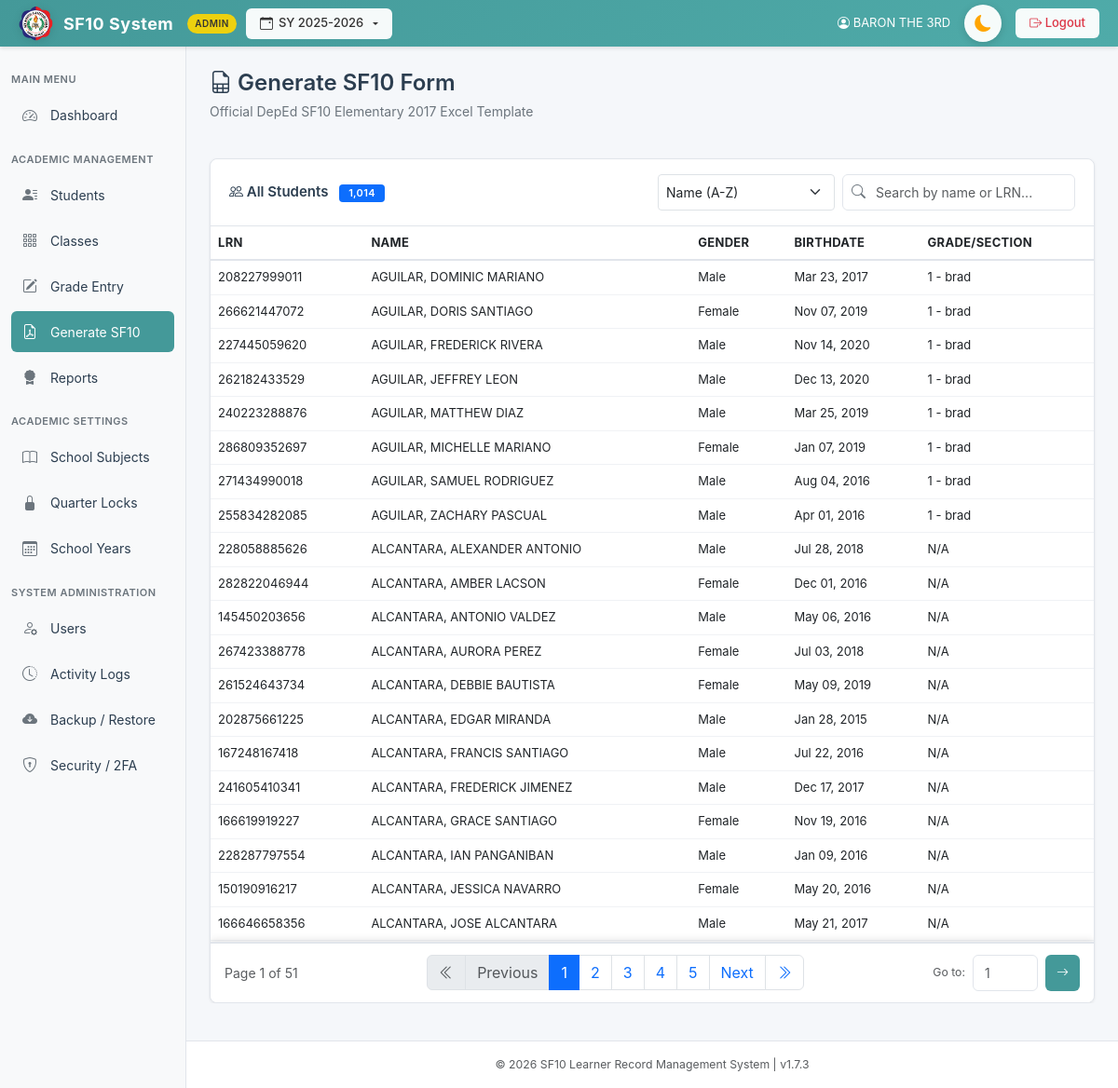
The page /pages/sf10_form.php (signed in) on the database as committed earlier.
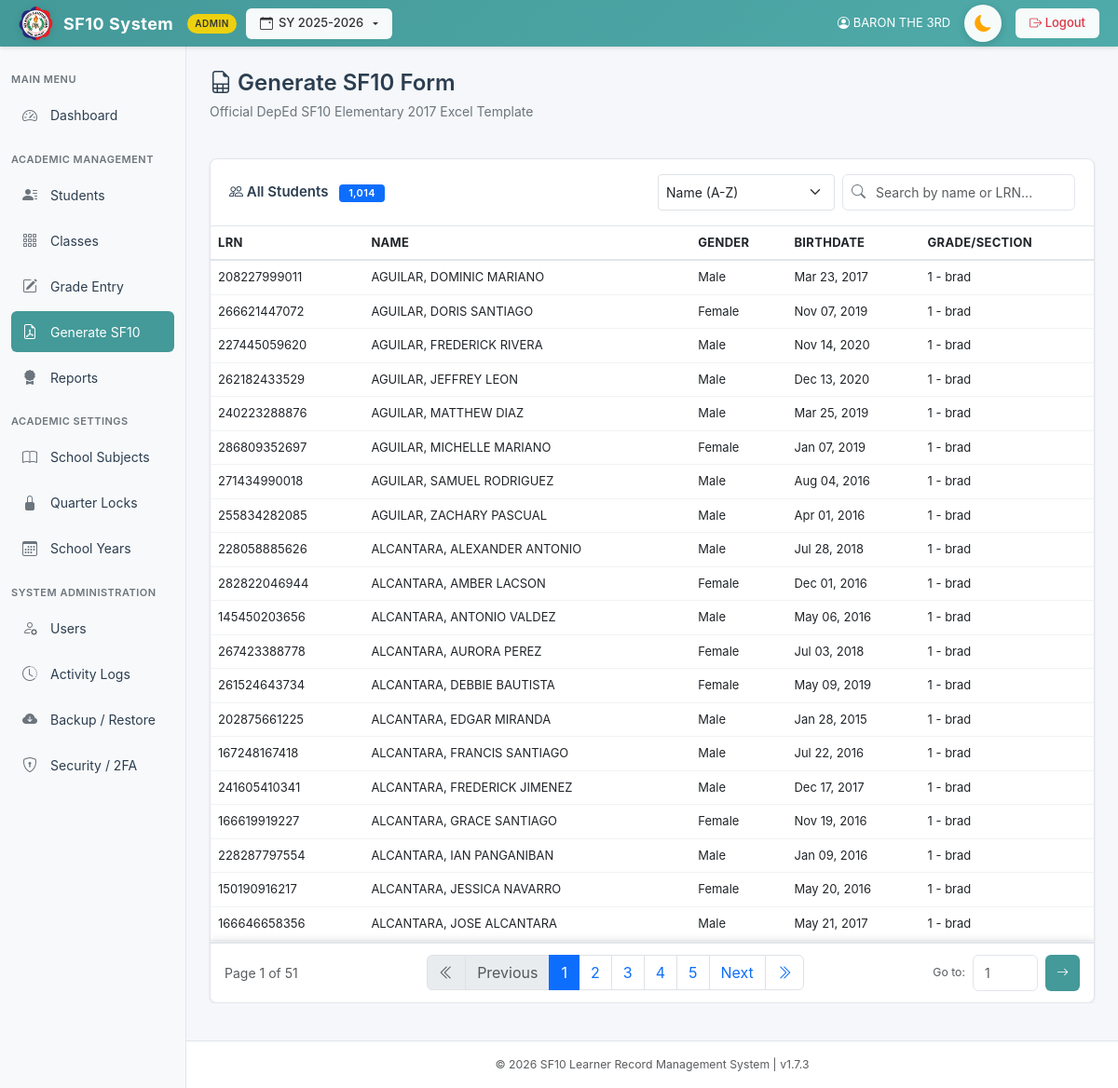
The same page on the database as committed later.
### tables this page shows
CREATE TABLE `schools_attended` (
  `id` int(11) NOT NULL AUTO_INCREMENT,
  `student_id` int(11) DEFAULT NULL,
  `school_name` varchar(100) DEFAULT NULL,
  `school_id` varchar(50) DEFAULT NULL,
  `district` varchar(100) DEFAULT NULL,
  `division` varchar(100) DEFAULT NULL,
  `region` varchar(50) DEFAULT NULL,
  `grade_level` int(11) DEFAULT NULL,
  `section` varchar(50) DEFAULT NULL,
  `school_year` varchar(15) DEFAULT NULL,
  `adviser_name` varchar(100) DEFAULT NULL,
  `created_at` timestamp NOT NULL DEFAULT current_timestamp(),
  `is_transfer` tinyint(1) DEFAULT 0 COMMENT '1=Transfer student, 0=Regular student',
  `display_order` int(11) DEFAULT 0,
  `active` tinyint(1) NOT NULL DEFAULT 1,
  `transfer_quarter` tinyint(1) DEFAULT NULL COMMENT '1=Q1, 2=Q2, 3=Q3, 4=Q4',
  PRIMARY KEY (`id`),
  KEY `student_id` (`student_id`),
  CONSTRAINT `schools_attended_ibfk_1` FOREIGN KEY (`student_id`) REFERENCES `students` (`id`) ON DELETE CASCADE
);

CREATE TABLE `students` (
  `id` int(11) NOT NULL AUTO_INCREMENT,
  `lrn` varchar(20) NOT NULL,
  `last_name` varchar(50) DEFAULT NULL,
  `first_name` varchar(50) DEFAULT NULL,
  `middle_name` varchar(50) DEFAULT NULL,
  `suffix` varchar(10) DEFAULT NULL,
  `gender` enum('Male','Female') DEFAULT NULL,
  `birthdate` date DEFAULT NULL,
  `credential_presented` enum('Kinder Progress Report','ECCD Checklist','Kindergarten Certificate of Completion','PEPT','Others') DEFAULT NULL,
  `credential_other_details` text DEFAULT NULL,
  `pept_rating` varchar(20) DEFAULT NULL,
  `pept_exam_date` date DEFAULT NULL,
  `pept_testing_center` text DEFAULT NULL,
  `created_at` timestamp NOT NULL DEFAULT current_timestamp(),
  `eligibility_school_name` varchar(100) DEFAULT NULL,
  `eligibility_school_id` varchar(50) DEFAULT NULL,
  `eligibility_school_address` varchar(255) DEFAULT NULL,
  `eligibility_remark` varchar(255) DEFAULT NULL,
  `grade_level` varchar(50) DEFAULT NULL,
  `section` varchar(50) DEFAULT NULL,
  PRIMARY KEY (`id`),
  UNIQUE KEY `lrn` (`lrn`),
  UNIQUE KEY `lrn_2` (`lrn`)
);

### pages/sf10_form.php (the view, shortened to what the changed rows need)
<?php
require_once '../includes/db.php';
$search = $_GET['search'] ?? '';
$sort = $_GET['sort'] ?? 'name-asc';
$page = isset($_GET['page']) ? max(1, (int)$_GET['page']) : 1;
$items_per_page = 20;
$where_conditions = [];
$params = [];
$types = "";
$where_sql = !empty($where_conditions) ? "WHERE " . implode(" AND ", $where_conditions) : "";
$order_sql = "";
$search_order_params = [];
$search_order_types = "";
switch ($sort) {
    case 'name-asc': $order_sql .= "s.last_name ASC, s.first_name ASC"; break;
}
$count_query = "SELECT COUNT(DISTINCT s.id) as total
                FROM students s
                LEFT JOIN schools_attended sa ON s.id = sa.student_id
                AND sa.id = (
                    SELECT id FROM schools_attended
                    WHERE student_id = s.id
                    ORDER BY grade_level DESC, school_year DESC
                    LIMIT 1
                )
                $where_sql";
$stmt = $conn->prepare($count_query);
$stmt->execute();
$total_students = $stmt->get_result()->fetch_assoc()['total'];
$total_pages = ceil($total_students / $items_per_page);
$page = max(1, min($total_pages, $page));
$offset = ($page - 1) * $items_per_page;
$students_query = "SELECT s.id, s.first_name, s.last_name, s.middle_name, s.lrn, s.gender, s.birthdate,
                          sa.grade_level, sa.section
                   FROM students s
                   LEFT JOIN schools_attended sa ON s.id = sa.student_id
                   AND sa.id = (
                       SELECT id FROM schools_attended
                       WHERE student_id = s.id
                       ORDER BY grade_level DESC, school_year DESC
                       LIMIT 1
                   )
                   $where_sql
                   ORDER BY $order_sql
                   LIMIT ? OFFSET ?";
$stmt = $conn->prepare($students_query);
$final_types = $types . $search_order_types . "ii";
$final_params = array_merge($params, $search_order_params, [$items_per_page, $offset]);
$stmt->bind_param($final_types, ...$final_params);
$stmt->execute();
$students = $stmt->get_result();
require_once '../templates/header.php';
?>
<div class="d-flex justify-content-between align-items-start mb-4">
    <div class="page-header mb-0">
        <h2><i class="bi bi-file-earmark-spreadsheet"></i> Generate SF10 Form</h2>
    </div>
</div>
<div class="card students-card">
    <div class="card-body" style="padding: 0;">
        <div class="table-responsive" style="overflow-x: auto; -webkit-overflow-scrolling: touch; position: relative;">
            <table class="table table-hover mb-0" id="studentsTable" style="min-width: 700px; position: relative;">
                <thead>
                    <tr>
                        <th>LRN</th>
                        <th>NAME</th>
                        <th>GENDER</th>
                        <th>BIRTHDATE</th>
                        <th>GRADE/SECTION</th>
                    </tr>
                </thead>
                <tbody>
                    <?php if ($students->num_rows > 0): ?>
                        <?php while ($student = $students->fetch_assoc()):
                            $fullName = strtoupper(trim($student['last_name'] . ', ' . $student['first_name'] . ' ' . ($student['middle_name'] ?? '')));
                            $gradeSection = $student['grade_level']
                                ? $student['grade_level'] . ($student['section'] ? ' - ' . $student['section'] : '')
                                : 'N/A';
                        ?>
                        <tr style="cursor: pointer;"
                            onclick="previewStudent(<?= $student['id'] ?>)"
                            class="student-row">
                            <td><?= htmlspecialchars($student['lrn']) ?></td>
                            <td><?= htmlspecialchars($fullName) ?></td>
                            <td><?= htmlspecialchars(ucfirst($student['gender'])) ?></td>
                            <td><?= date('M d, Y', strtotime($student['birthdate'])) ?></td>
                            <td><?= htmlspecialchars($gradeSection) ?></td>
                        </tr>
                        <?php endwhile; ?>
                    <?php endif; ?>
                </tbody>
            </table>
        </div>
    </div>
    <?php if ($total_students > 0): ?>
    <div class="pagination-container">
        <div class="d-flex justify-content-between align-items-center">
            <nav aria-label="Page navigation">
                <ul class="pagination mb-0">
                    <?php
                    $start_page = max(1, $page - 2);
                    $end_page = min(max(1, $total_pages), $start_page + 4);
                    $start_page = max(1, $end_page - 4);
                    for($i = $start_page; $i <= $end_page; $i++):
                    ?>
                    <li class="page-item <?= $i == $page ? 'active' : '' ?>">
                        <a class="page-link" href="?page=<?= $i ?>&search=<?= urlencode($search) ?>&sort=<?= urlencode($sort) ?>"><?= $i ?></a>
                    </li>
                    <?php endfor; ?>
                </ul>
            </nav>
        </div>
    </div>
    <?php endif; ?>
</div>
<?php require_once '../templates/footer.php'; ?>

Rows that differ between the two databases and show on the page:
no longer on this page (row unchanged): students: lrn "228058885626", fullName "ALCANTARA, ALEXANDER ANTONIO", gender "Male", birthdate "Jul 28, 2018", gradeSection "N/A"
no longer on this page (row unchanged): students: lrn "282822046944", fullName "ALCANTARA, AMBER LACSON", gender "Female", birthdate "Dec 01, 2016", gradeSection "N/A"
no longer on this page (row unchanged): students: lrn "145450203656", fullName "ALCANTARA, ANTONIO VALDEZ", gender "Male", birthdate "May 06, 2016", gradeSection "N/A"
no longer on this page (row unchanged): students: lrn "267423388778", fullName "ALCANTARA, AURORA PEREZ", gender "Female", birthdate "Jul 03, 2018", gradeSection "N/A"
no longer on this page (row unchanged): students: lrn "261524643734", fullName "ALCANTARA, DEBBIE BAUTISTA", gender "Female", birthdate "May 09, 2019", gradeSection "N/A"
no longer on this page (row unchanged): students: lrn "202875661225", fullName "ALCANTARA, EDGAR MIRANDA", gender "Male", birthdate "Jan 28, 2015", gradeSection "N/A"
no longer on this page (row unchanged): students: lrn "167248167418", fullName "ALCANTARA, FRANCIS SANTIAGO", gender "Male", birthdate "Jul 22, 2016", gradeSection "N/A"
no longer on this page (row unchanged): students: lrn "241605410341", fullName "ALCANTARA, FREDERICK JIMENEZ", gender "Male", birthdate "Dec 17, 2017", gradeSection "N/A"
no longer on this page (row unchanged): students: lrn "166619919227", fullName "ALCANTARA, GRACE SANTIAGO", gender "Female", birthdate "Nov 19, 2016", gradeSection "N/A"
no longer on this page (row unchanged): students: lrn "228287797554", fullName "ALCANTARA, IAN PANGANIBAN", gender "Male", birthdate "Jan 09, 2016", gradeSection "N/A"
no longer on this page (row unchanged): students: lrn "150190916217", fullName "ALCANTARA, JESSICA NAVARRO", gender "Female", birthdate "May 20, 2016", gradeSection "N/A"
no longer on this page (row unchanged): students: lrn "166646658356", fullName "ALCANTARA, JOSE ALCANTARA", gender "Male", birthdate "May 21, 2017", gradeSection "N/A"
added schools_attended: student.lrn "228058885626", student.middle_name "ALCANTARA, ALEXANDER ANTONIO", student.gender "Male", student.birthdate "Jul 28, 2018", gradeSection "1 - brad"
added schools_attended: student.lrn "282822046944", student.middle_name "ALCANTARA, AMBER LACSON", student.gender "Female", student.birthdate "Dec 01, 2016", gradeSection "1 - brad"
added schools_attended: student.lrn "145450203656", student.middle_name "ALCANTARA, ANTONIO VALDEZ", student.gender "Male", student.birthdate "May 06, 2016", gradeSection "1 - brad"
added schools_attended: student.lrn "267423388778", student.middle_name "ALCANTARA, AURORA PEREZ", student.gender "Female", student.birthdate "Jul 03, 2018", gradeSection "1 - brad"
added schools_attended: student.lrn "261524643734", student.middle_name "ALCANTARA, DEBBIE BAUTISTA", student.gender "Female", student.birthdate "May 09, 2019", gradeSection "1 - brad"
added schools_attended: student.lrn "202875661225", student.middle_name "ALCANTARA, EDGAR MIRANDA", student.gender "Male", student.birthdate "Jan 28, 2015", gradeSection "1 - brad"
added schools_attended: student.lrn "167248167418", student.middle_name "ALCANTARA, FRANCIS SANTIAGO", student.gender "Male", student.birthdate "Jul 22, 2016", gradeSection "1 - brad"
added schools_attended: student.lrn "241605410341", student.middle_name "ALCANTARA, FREDERICK JIMENEZ", student.gender "Male", student.birthdate "Dec 17, 2017", gradeSection "1 - brad"
added schools_attended: student.lrn "166619919227", student.middle_name "ALCANTARA, GRACE SANTIAGO", student.gender "Female", student.birthdate "Nov 19, 2016", gradeSection "1 - brad"
added schools_attended: student.lrn "228287797554", student.middle_name "ALCANTARA, IAN PANGANIBAN", student.gender "Male", student.birthdate "Jan 09, 2016", gradeSection "1 - brad"
added schools_attended: student.lrn "150190916217", student.middle_name "ALCANTARA, JESSICA NAVARRO", student.gender "Female", student.birthdate "May 20, 2016", gradeSection "1 - brad"
added schools_attended: student.lrn "166646658356", student.middle_name "ALCANTARA, JOSE ALCANTARA", student.gender "Male", student.birthdate "May 21, 2017", gradeSection "1 - brad"
